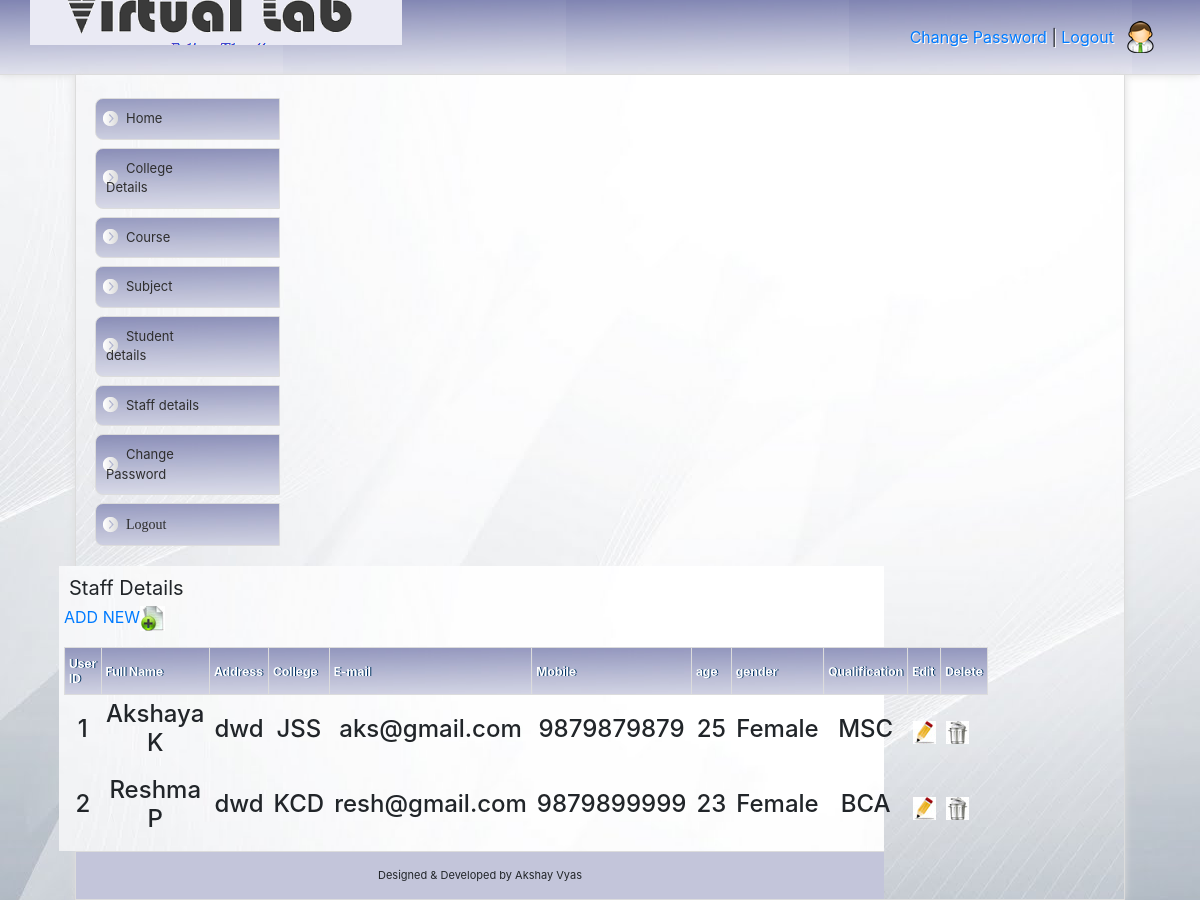
The page /login/admin/user_reg_view.php (signed in) on the database its author committed.
### tables this page shows
CREATE TABLE IF NOT EXISTS `user_registration` (
  `user_id` int(50) NOT NULL AUTO_INCREMENT,
  `fullname` varchar(50) NOT NULL,
  `address` varchar(100) NOT NULL,
  `clg_id` int(30) NOT NULL,
  `email_id` varchar(50) NOT NULL,
  `mobile_no` varchar(100) NOT NULL,
  `age` varchar(100) NOT NULL,
  `gender` varchar(100) NOT NULL,
  `qualification` varchar(50) NOT NULL,
  `status` varchar(50) NOT NULL,
  PRIMARY KEY (`user_id`)
);

CREATE TABLE IF NOT EXISTS `clg` (
  `clg_id` int(20) NOT NULL AUTO_INCREMENT,
  `clg_name` varchar(100) NOT NULL,
  `clg_city` varchar(50) NOT NULL,
  `clg_address` varchar(200) NOT NULL,
  PRIMARY KEY (`clg_id`)
);

### login/admin/user_reg_view.php (the view, shortened to what this page needs)
<?php include('metatags.php');  ?>
<?php include('header.php');  ?>
<?php include('menu.php');  ?>
		<div id="rightContent">
	<h3>Staff Details</h3>
		<p><a href="user_reg_form.php">ADD NEW<img src="mos-css/img/addnew.jpeg"></a></p>
<table width="780" height="128" border="3">
  <tr>
 	 <th class="data" width="106">User ID</th>
    <th class="data" width="106">Full Name</th>
    <th class="data" width="120">Address</th>
	<th class="data" width="106">College </th>
	<th class="data" width="60">E-mail</th>
	<th class="data" width="60">Mobile</th>
	<th class="data" width="60">age</th>
	<th class="data" width="60">gender</th>
	<th class="data" width="60">Qualification</th>
	<th class="data" width="60">Edit</th>
	<th class="data" width="60">Delete</th>
  </tr>
  <?php
  $regsql="select * from user_registration ur,clg c where ur.clg_id=c.clg_id";
  $regres=mysql_query($regsql);
  while($regrow=mysql_fetch_array($regres))
  {
  ?>
  <tr>
    <td><div align="center"><h4><?php echo $regrow['user_id'];?></div></h4></td>
    <td><div align="center"><h4><?php echo $regrow['fullname'];?></div></h4></td>
    <td><div align="center"><h4><?php echo $regrow['address'];?></div></h4></td>
	<td><div align="center"><h4><?php echo $regrow['clg_name'];?></div></h4></td>
	<td><div align="center"><h4><?php echo $regrow['email_id'];?></div></h4></td>
    <td><div align="center"><h4><?php echo $regrow['mobile_no'];?></div></h4></td>
	<td><div align="center"><h4><?php echo $regrow['age'];?></div></h4></td>
	<td><div align="center"><h4><?php echo $regrow['gender'];?></div></h4></td>
	<td><div align="center"><h4><?php echo $regrow['qualification'];?></div></h4></td>
    <td><a href="user_reg_edit.php?eid=<?php echo $regrow['user_id'];?>"><img src="mos-css/img/edit.jpeg"></a></td>
    <td><a href="user_reg_delete.php?id=<?php echo $regrow['user_id'];?>"><img src="mos-css/img/delete.jpeg"></a></td>
  </tr>
  <?php
  }
  ?>
</table>
</div>
<?php include('footer.php');  ?>

### login/admin/mos-css/mos-style.css (style rules this page uses)
body { background: url(img/bg_kiri.jpg); margin: 0; padding: 0; font-family: Cursive; font-size: 15px; color: #2e2e2e; text-align: center; }
img { border: none; }
a { color: #527e19; text-decoration: none; }
table { border:none;font-size: 12px; width:auto; }
td { border:none; padding: 5px; }
th.data { padding: 8px 4px 8px 4px;border: 1px solid #dcdcdc; background: url(img/green.jpg)repeat left center;text-shadow: 1px 0px #003362;color: #fff }
#rightContent { width: 825px; padding: 5px; float: right; border-left: 0px solid #dcdcdc; text-align: left; background: inherit; }
#rightContent h3 { font-size: 20px; font-weight: normal; padding: 0; margin: 5px; }

### rows shown on the page
user_registration: user_id "1", fullname "Akshaya K", address "dwd", clg.clg_name "JSS", email "aks@gmail.com", mobile_no "9879879879", age "25", gender "Female", qualification "MSC"
user_registration: user_id "2", fullname "Reshma P", address "dwd", clg.clg_name "KCD", email "resh@gmail.com", mobile_no "9879899999", age "23", gender "Female", qualification "BCA"
